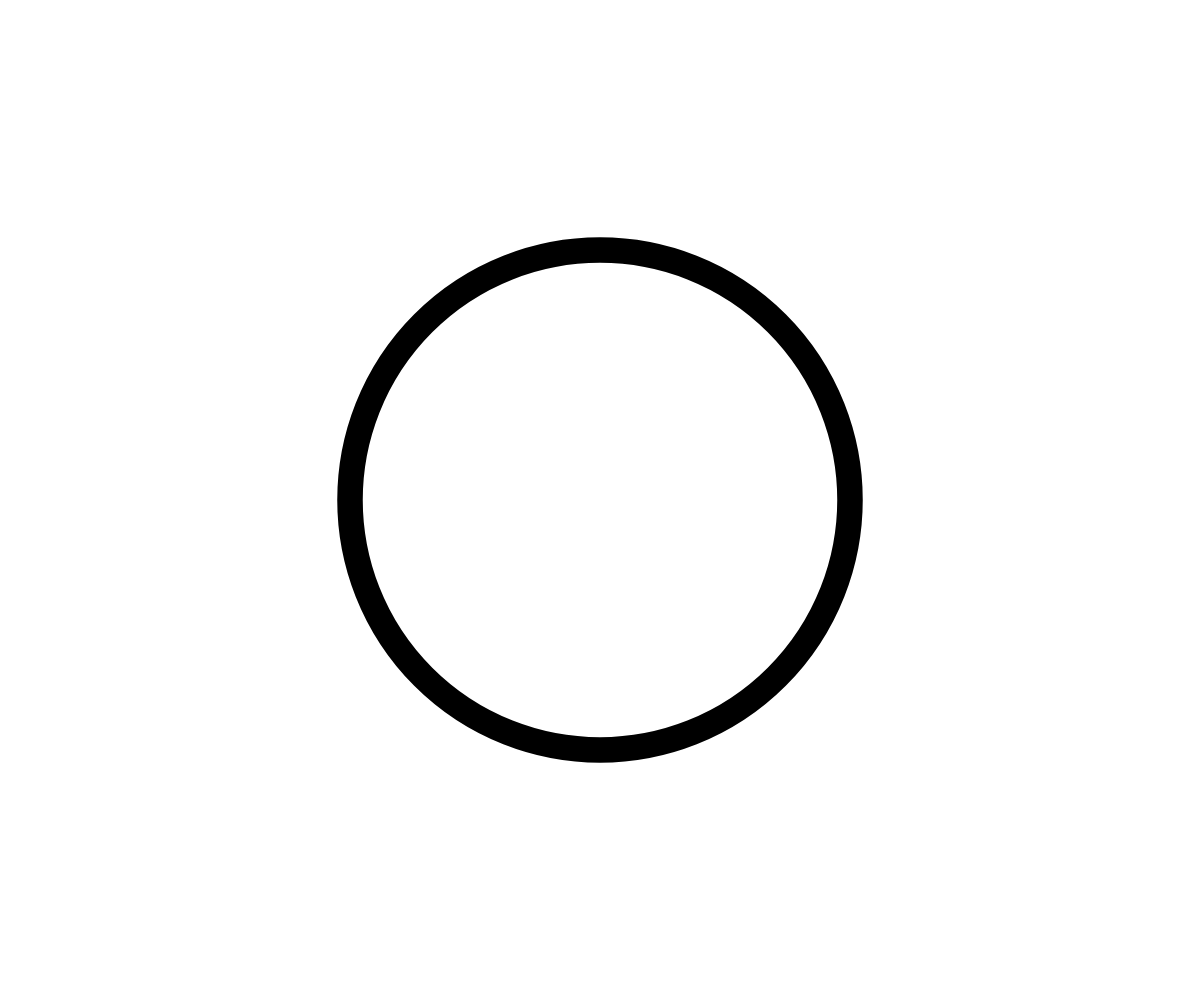
Frame 1 (no input)
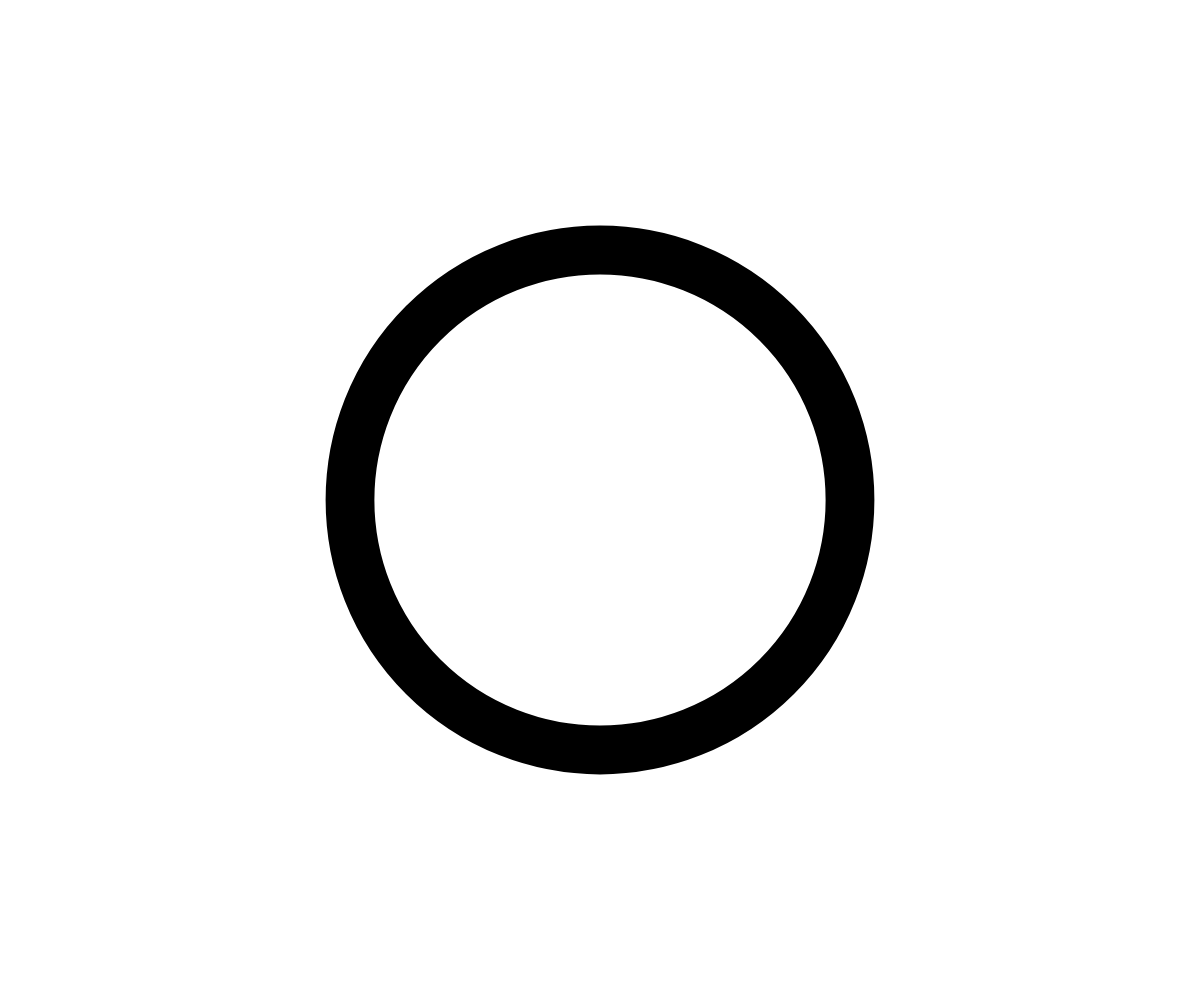
Frame 60 (no input)
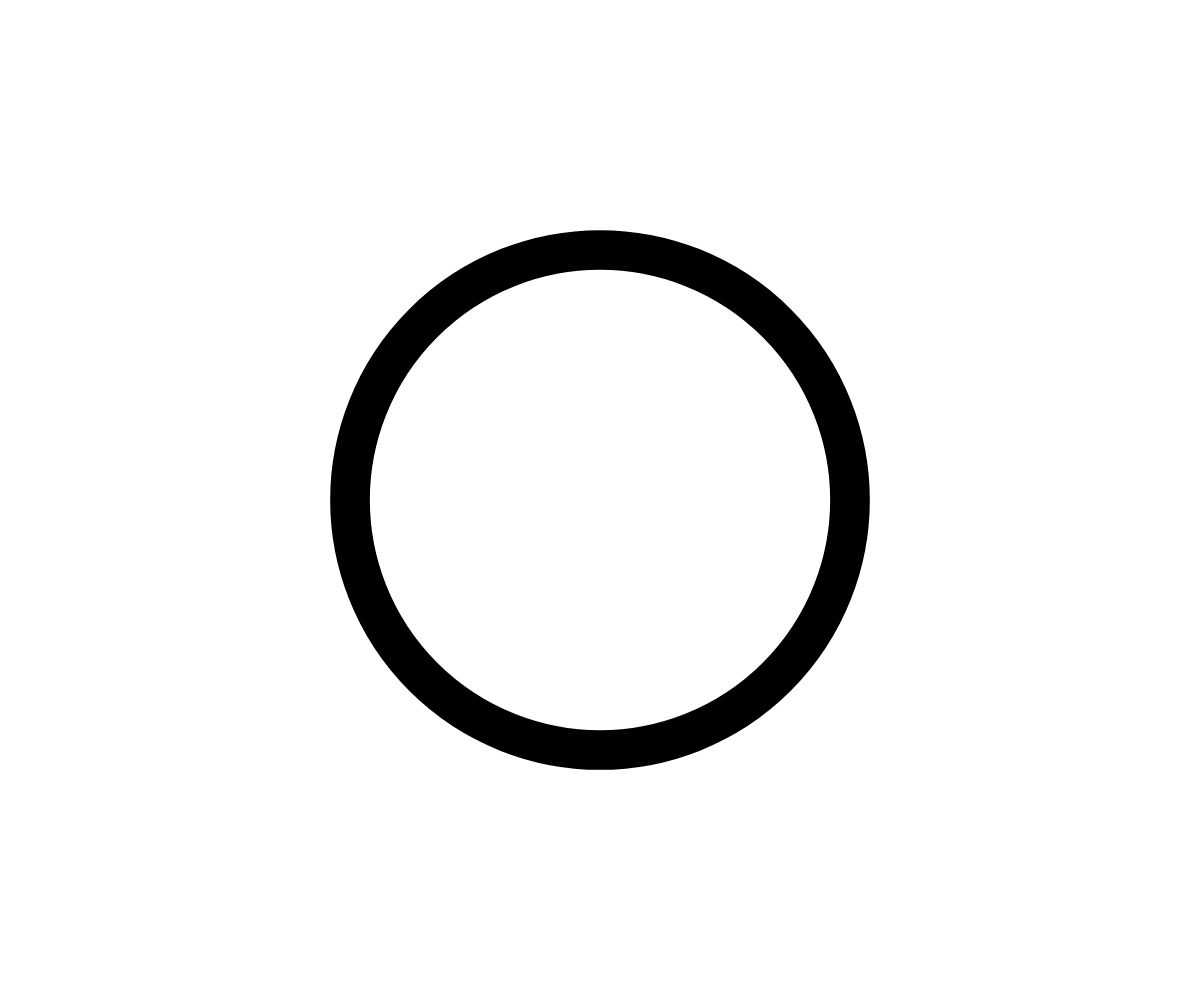
Frame 120 (the mouse pressed at the canvas centre since frame 60)

The p5.js sketch that drew these frames (run headless with seeded random() and noise() and a simulated clock; from frame 60 on, the mouse is pressed at the canvas centre):

// p5.js sketch
// ── sketch.js
function setup () {
  createCanvas(windowWidth, windowHeight);
}

function windowResized () {
  resizeCanvas(windowWidth, windowHeight);
}

function draw(){
  background(255);
  
  let px = width / 2;
  let py = height / 2;
  
  let size = height/2;
  
  let time = millis() / 1000;
  let duration = 5;  
  let playhead = time / duration % 1;
  let anim = sin(playhead * PI * 2) * 0.5 + 0.5;
  
  let thickness = size * 0.1 * anim;
  
  noFill();
  stroke(0);
  strokeWeight(thickness);
  ellipse(px, py, size, size);
}
